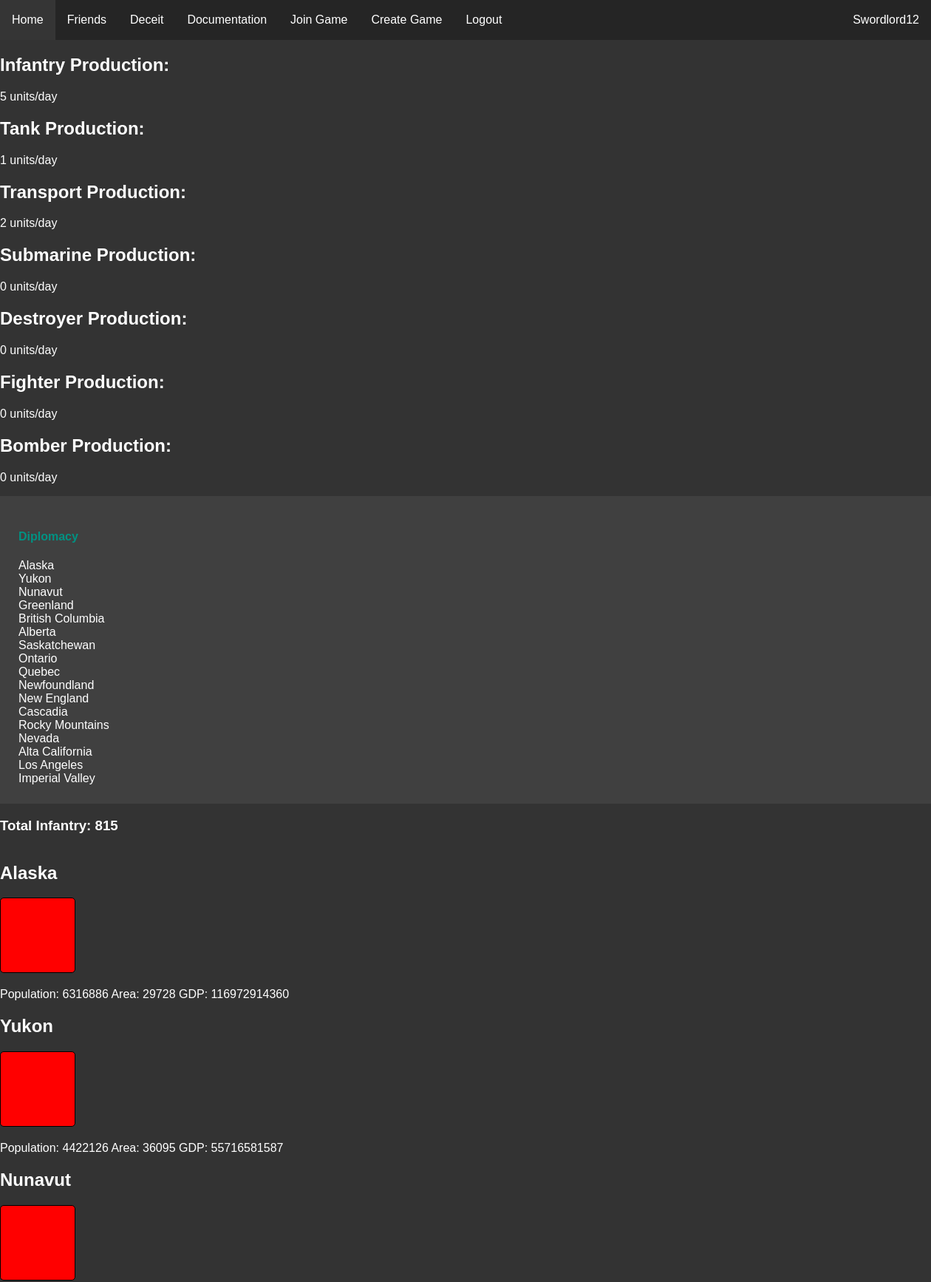
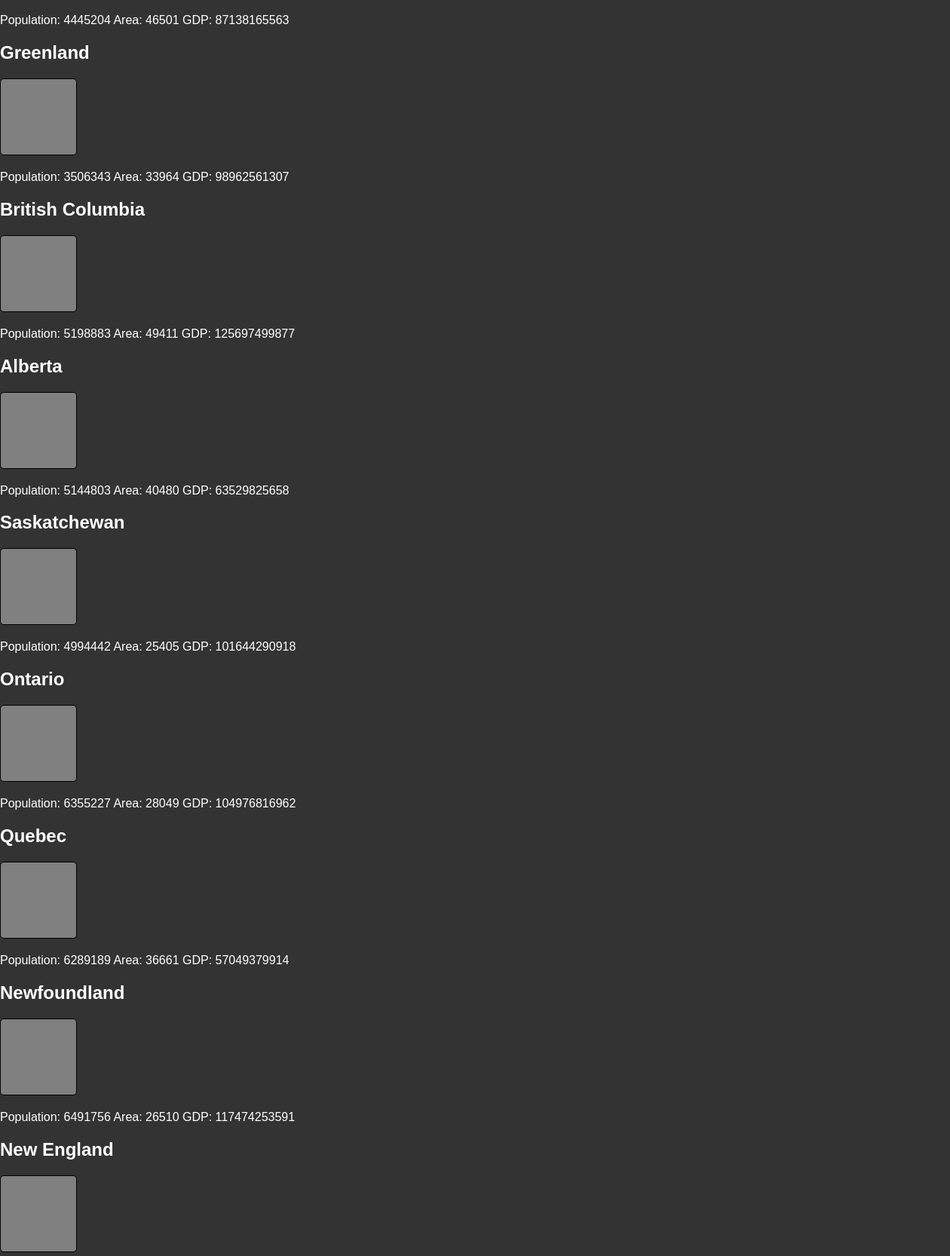
/rooms/2/map (signed in, upper part), run on the app's committed database (2 pictures, top to bottom).
### website/models.py (models this page shows)
class User(db.Model, UserMixin):
    id = db.Column(db.Integer, primary_key=True)
    email = db.Column(db.String(150), unique=True)
    password = db.Column(db.String(150))
    username = db.Column(db.String(150))
    pfp = db.Column(db.String(50))
    admin = db.Column(db.String(50))

class Territories(db.Model):
    id = db.Column(db.Integer, primary_key=True)
    territory_id = db.Column(db.Integer)
    name = db.Column(db.String(50))
    owner = db.Column(db.Integer)
    color = db.Column(db.String(15))
    game = db.Column(db.Integer, db.ForeignKey('game.id'))
    pop = db.Column(db.Integer)
    gdp = db.Column(db.Integer)
    area = db.Column(db.Integer)
    oil = db.Column(db.String(5))
    forts = db.Column(db.Integer)
    uranium = db.Column(db.String(5))
    gold = db.Column(db.String(5))
    coast = db.Column(db.String(5))
    biome = db.Column(db.String(20))
    region = db.Column(db.String(25))

class Empires(db.Model):
    id = db.Column(db.Integer, primary_key=True)
    name = db.Column(db.String(200))
    color = db.Column(db.String(7))
    gov = db.Column(db.String(50))
    flag = db.Column(db.String(50))
    user = db.Column(db.Integer, db.ForeignKey('user.id'))
    game = db.Column(db.Integer, db.ForeignKey('game.id'))
    oil_stockpiles = db.Column(db.Integer)
    gold_stockpiles = db.Column(db.Integer)
    global_trade_power = db.Column(db.Integer)
    uranium = db.Column(db.Integer)
    enriched_uranium = db.Column(db.Integer)
    capital = db.Column(db.Integer, db.ForeignKey('territories.id'))
    cash = db.Column(db.Integer)
    total_inf = db.Column(db.Integer)
    total_tank = db.Column(db.Integer)
    total_transport = db.Column(db.Integer)
    total_sub = db.Column(db.Integer)
    total_bombers = db.Column(db.Integer)
    total_fighters = db.Column(db.Integer)

### website/rooms.py (the view)
@rooms.route('<int:game_id>/map', methods=['POST', 'GET'])
@login_required
def map(game_id):
    players = []
    players_output = []
    empires = {}
    empire_colors = []
    avail_colors = []
    id = game_id
    current_gov = None
    current_color = None
    current_tag = None
    current_empire = "None"
    games = db.session.query(Game).filter_by(id = game_id).first()
    if current_user.id == games.host:
        is_host = True
    else:
        is_host = False
    for filtered in db.session.query(GamesJoined).filter_by(game = game_id):
        players.append(filtered.user)
    for player in players:
        for result in db.session.query(User).filter_by(id=player):
            players_output.append([result, url_for('profiles.profile', user_id=result.id)])
    for empire in db.session.query(Empires).filter_by(game=id):
        empires[f"{empire.user}"]=empire.name
        if empire.user == current_user.id:
            current_empire = empire
            current_gov = current_empire.gov
            current_color = current_empire.color
        if empire.color != "None":
            fixed_empire_color = str(empire.color).lower().replace(' ', '-')
            empire_colors.append(fixed_empire_color)
        else:
            empire_colors.append('white')
    for color in colors:
        if color[2] == current_color:
            current_tag = color[0]
        if color[2] not in empire_colors:
            avail_colors.append(color)
    avail_colors.append([current_tag, str(current_color).title().replace('-', ' '), current_color])
    territory_list = []
    for territory in db.session.query(Territories).filter_by(game=game_id):
        territory_list.append(territory)
    infantry = infantry_calc(current_empire.id, game_id)
    transport = transport_calc(current_empire.id, game_id)
    sub = sub_calc(current_empire.id, game_id)
    tanks = tank_calc(current_empire.id, game_id)
    bomber = bomber_calc(current_empire.id, game_id)
    fighter = fighter_calc(current_empire.id, game_id)
    destroyer = destroyer_calc(current_empire.id, game_id)
    return render_template("map.html", user=current_user, territory_list=territory_list, players = players_output, game = games, game_id = id, empire_key=empires, is_host=is_host,
                            used_colors=empire_colors, colors=colors, id=id, current_empire=current_empire, avail_colors=avail_colors, current_color=current_color, govs=governments,
                            current_gov=current_gov, infantry=infantry, transport=transport, sub=sub, tanks=tanks, bomber=bomber, destroyer=destroyer, fighter=fighter)

### website/rooms.py (called while the page is built)
def infantry_calc(owner, game_id):
    args = [owner, game_id]
    infantry = round(get_total_area(*args)/100000+get_total_pop(*args)/4000000+get_total_gdp(*args)/1000000000000) + round(get_total_forts(*args)/2)
    return infantry

def get_oil_count(owner, game_id):
    count = 0
    for territory in db.session.query(Territories).filter_by(game=game_id, owner=owner):
        if territory.oil == "True":
            count += 1
    return count

def get_coast_total(owner, game_id):
    coast = 0
    for territory in db.session.query(Territories).filter_by(game=game_id, owner=owner):
        if territory.coast == "True":
            coast += 1
    return coast

def get_gold_count(owner, game_id):
    count = 0
    for territory in db.session.query(Territories).filter_by(game=game_id, owner=owner):
        if territory.gold == "True":
            count += 1
    return count

def get_total_area(owner, game_id):
    count = 0
    for territory in db.session.query(Territories).filter_by(game=game_id, owner=owner):
        count += territory.area
    return count

def get_total_gdp(owner, game_id):
    count = 0
    for territory in db.session.query(Territories).filter_by(game=game_id, owner=owner):
        count += territory.gdp
    return count

def get_total_pop(owner, game_id):
    count = 0
    for territory in db.session.query(Territories).filter_by(game=game_id, owner=owner):
        count += territory.pop
    return count

def get_total_forts(owner, game_id):
    count = 0
    for territory in db.session.query(Territories).filter_by(game=game_id, owner=owner):
        count += territory.forts
    return count

def get_trade_power(owner, game_id):
    current_empire = db.session.query(Empires).filter_by(id=owner, game=game_id).first()
    args = [owner, game_id]
    trade_power = (get_total_gdp(*args)/1000000000000)+(get_gold_count(*args)/3)+(get_oil_count(*args))
    print("Trade power is at: " + str(trade_power))
    return trade_power

def tank_calc(owner, game_id):
    args = [owner, game_id]
    tank = round(get_total_pop(*args)/40000000 + get_total_area(*args)/1000000 + get_trade_power(*args))
    return tank

def sub_calc(owner, game_id):
    args = [owner, game_id]
    sub = round(get_coast_total(*args))
    return sub

def transport_calc(owner, game_id):
    args = [owner, game_id]
    transport = round(get_coast_total(*args)*(get_trade_power(*args)+get_oil_count(*args))*0.0001)+round(get_total_forts(*args)/4)+round(get_total_pop(*args)/10000000)
    return transport

### website/templates/map.html (shortened to what this page needs)
{% extends "base.html" %} {% block title %}Map{% endblock %}
{% block content %}
<head>
    <link rel="stylesheet" type="text/css" href="/static/css/map.css" />
</head>
<br/>
<br/>
<br/>
<h2>Infantry Production:</h2>
<p>{{infantry}} units/day</p>
<h2>Tank Production:</h2>
<p>{{tanks}} units/day</p>
<h2>Transport Production:</h2>
<p>{{transport}} units/day</p>
<h2>Submarine Production:</h2>
<p>{{sub}} units/day</p>
<h2>Destroyer Production:</h2>
<p>{{destroyer}} units/day</p>
<h2>Fighter Production:</h2>
<p>{{fighter}} units/day</p>
<h2>Bomber Production:</h2>
<p>{{bomber}} units/day</p>
<div style="width: 100%;
            height: 10%;
            margin: 0;
            border: 2px solid;
            padding: 25px;
            background-color: #404040;
            border: none;
            overflow: hidden;
            ">
    <h4><a class="link" href="{{url_for('rooms.diplomacy', game_id=game_id)}}">Diplomacy</a></h4>
    {% for territory in territory_list %}
        <div class="overlay">{{territory.name}}</div>
    {% endfor %}
</div>
<h3>Total Infantry: {{current_empire.total_inf}}</h3>
<div id="containers" style="overflow: hidden;">
    {% for territory in territory_list %}
        <h2>{{territory.name}}</h2>
        <div class="box" style= "background-color: {{territory.color}}; display: inline-block; width: 100px; height: 100px;">
        </div>
        <p>Population: {{territory.pop}} Area: {{territory.area}} GDP: {{territory.gdp}}</p>
    {% endfor %}
</div>
{% endblock %}

### website/templates/base.html (shortened to what this page needs)
<!DOCTYPE html>
<html lang="en">
<head>
    <link rel="stylesheet" type="text/css" href="/static/css/main.css" />
</head>
<body>
    <ul class="navbar">
      {% if user.is_authenticated %}
      <li><a class="nav-item nav-link" id="home" href="/">Home</a></li>
      <li><a class="nav-item nav-link" id="friends" href="/user/friends">Friends</a></li>
      <li><a class="nav-item nav-link" id="deceit" href="/deceit">Deceit</a></li>
      <li><a class="nav-item nav-link" id="docs" href="/docs/">Documentation</a></li>
      <li><a class="nav-item nav-link" id="join_game" href="/join-game">Join Game</a></li>
      <li><a class="nav-item nav-link" id="create_game" href="/create-game">Create Game</a></li>
      <li><a class="nav-item nav-link" id="logout" href="/logout">Logout</a></li>
      <li><a class="nav-user nav-link" id="user_link" href="{{url_for('profiles.profile', user_id=user.id)}}">{{ user.username }}</a></li>
      {% else %}
      <li><a class="nav-item nav-link" id="login" href="/login">Login</a></li>
      <li><a class="nav-item nav-link" id="signUp" href="/sign-up">Sign Up</a></li>
      {% endif %}
    </ul>
    <div id="main_div">
    <div class="container">
        {% block content %}
        {% endblock %}
    </div>
    </div>
</body>
</html>

### website/static/css/main.css (style rules this page uses)
#main_div { margin-top: 30px; padding: 20px; }
body { margin: 0px; background-color: #333333; color: white; }
.navbar { list-style-type: none; margin: 0; padding: 0; overflow: hidden; background-color: #252525; position: fixed; top: 0; width: 100%; }
.nav-item { float: left; }
.nav-user { float:right; }
.nav-link { display: block; color: white; text-align: center; padding: 18px 16px; text-decoration: none; }
.box { display: inline-block; height: 25px; width: 25px; margin-bottom: 0px; margin-right: 5px; border: 1px solid black; border-radius: 5px; clear: both; background-size: 25px 25px; }
html { font-family: Arial, Helvetica, sans-serif; }
.link { color:rgb(0, 145, 130); text-decoration: none; }

### website/static/css/map.css (style rules this page uses)
html, body, #main_div { margin: 0; padding: 0; }

### data on the page
User: username "Swordlord12"
Territories: name "Alaska", pop "6316886", area "29728", gdp "116972914360"
Territories: name "Yukon", pop "4422126", area "36095", gdp "55716581587"
Territories: name "Nunavut", pop "4445204", area "46501", gdp "87138165563"
Territories: name "Greenland", pop "3506343", area "33964", gdp "98962561307"
Territories: name "British Columbia", pop "5198883", area "49411", gdp "125697499877"
Territories: name "Alberta", pop "5144803", area "40480", gdp "63529825658"
Territories: name "Saskatchewan", pop "4994442", area "25405", gdp "101644290918"
Territories: name "Ontario", pop "6355227", area "28049", gdp "104976816962"
Territories: name "Quebec", pop "6289189", area "36661", gdp "57049379914"
Territories: name "Newfoundland", pop "6491756", area "26510", gdp "117474253591"
Territories: name "New England"
Territories: name "Cascadia"
Territories: name "Rocky Mountains"
Territories: name "Nevada"
Territories: name "Alta California"
Territories: name "Los Angeles"
Territories: name "Imperial Valley"
Empires: total_inf "815"

### other printed values
{{ infantry }} "5"
{{ tanks }} "1"
{{ transport }} "2"
{{ sub }} "0"
{{ destroyer }} "0"
{{ fighter }} "0"
{{ bomber }} "0"
